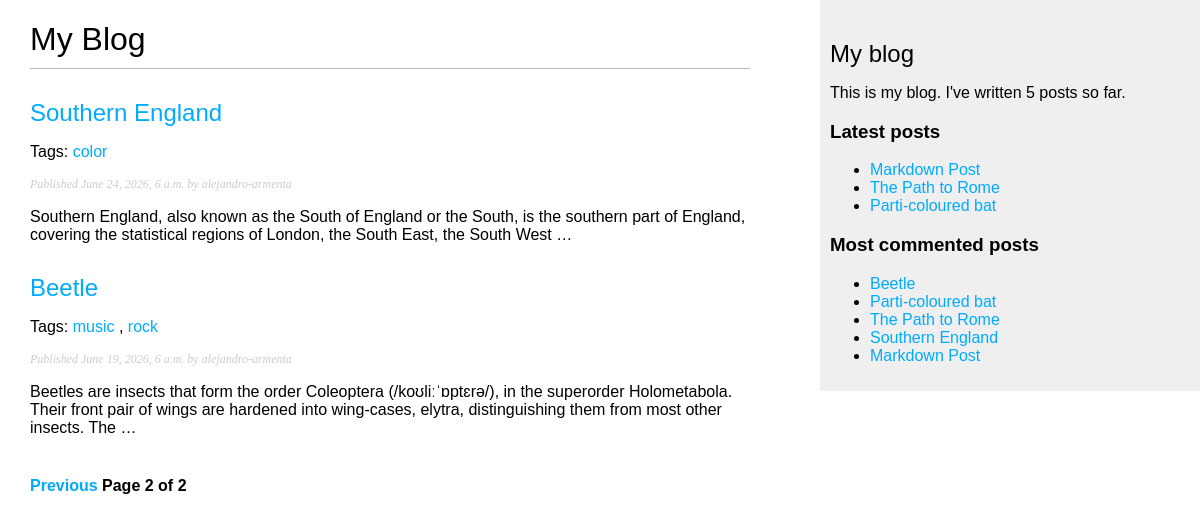
Screenshot of /blog/?page=2 with the database file from the repository.
### blog/models.py (models this page shows, shortened)
class Post(models.Model):
    class Status(models.TextChoices):
        DRAFT = "DF", "Draft"
        PUBLISHED = "PB", "Published"
    title = models.CharField(max_length=250)
    slug = models.SlugField(max_length=250, unique_for_date="publish")
    author = models.ForeignKey(
        settings.AUTH_USER_MODEL, on_delete=models.CASCADE, related_name="blog_posts"
    )
    body = models.TextField()
    publish = models.DateTimeField(default=timezone.now)
    created = models.DateTimeField(auto_now_add=True)
    updated = models.DateTimeField(auto_now=True)
    status = models.CharField(max_length=2, choices=Status, default=Status.DRAFT)
    objects = models.Manager()
    published = PublishedManager()
    tags = TaggableManager()
    class Meta:
        ordering = ["-publish"]
        indexes = [models.Index(fields=["-publish"])]
    def get_absolute_url(self):
        return reverse(
            "blog:post_detail",
            args=[
                self.publish.year,
                self.publish.month,
                self.publish.day,
                self.slug,
            ],
        )

### blog/views.py (the view)
# urls.py: path("", views.post_list, name="post_list"),
def post_list(request, tag_slug=None):
    post_list = Post.published.all()
    tag = None
    if tag_slug:
        tag = get_object_or_404(
            Tag,
            slug=tag_slug,
        )
        post_list = post_list.filter(tags__in=[tag])
    paginator = Paginator(post_list, 3)
    number = request.GET.get("page", 1)
    try:
        posts = paginator.page(number)
    except PageNotAnInteger:
        posts = paginator.page(1)
    except EmptyPage:
        posts = paginator.page(paginator.num_pages)
    return render(request, "blog/post/list.html", {"posts": posts, "tag": tag})

### blog/models.py (called while the page is built)
    def get_queryset(self):
        return super().get_queryset().filter(status=Post.Status.PUBLISHED)

### blog/templatetags/blog_tags.py (called while the page is built)
@register.filter(name="markdown")
def markdown_format(text):
    return mark_safe(markdown.markdown(text))

@register.simple_tag
def total_posts():
    return Post.published.count()

@register.inclusion_tag("blog/post/latest_posts.html")
def show_latest_posts(count=5):
    latest_posts = Post.published.order_by("-publish")[:count]
    return {"latest_posts": latest_posts}

@register.simple_tag
def get_most_commented_posts(count=5):
    return Post.published.annotate(total_comments=Count("comments")).order_by(
        "-total_comments"
    )[:count]

### blog/templates/blog/post/list.html (shortened to what this page needs)
{% extends "blog/base.html" %}
{% load blog_tags %}
{% block content %}
    <h1>My Blog</h1>
    {% for post in posts %}
        <h2>
            <a href="{{ post.get_absolute_url }}">
                {{ post.title }}
            </a>
        </h2>
        <p class="tags">
            Tags:
            {% for tag in post.tags.all %}
                <a href="{% url 'blog:post_list_by_tag' tag.slug %}">
                    {{ tag.name }}
                </a>
                {% if not forloop.last %},{% endif %}
            {% endfor %}
        </p>
        <p class="date">
            Published {{ post.publish }} by {{ post.author }}
        </p>
        {{ post.body|markdown|truncatewords_html:30 }}
    {% endfor %}
    {% include "pagination.html" with page=posts %}
{% endblock %}

### blog/templates/blog/base.html (shortened to what this page needs)
{% load blog_tags %}
{% load static %}
<!doctype html>
<html>
<head>
    <link href="{% static 'css/blog.css'%}" rel="stylesheet">
</head>
<body>
    <div id="content">
        {% block content %}
        {% endblock %}
    </div>
    <div id="sidebar">
        <h2>My blog</h2>
        <p>
            This is my blog.
            I've written {% total_posts %} posts so far.
        </p>
        <h3>Latest posts</h3>
        {% show_latest_posts 3 %}
        <h3>Most commented posts</h3>
        {% get_most_commented_posts as ale %}
        <ul>
            {% for post in ale %}
                <li>
                    <a href="{{ post.get_absolute_url }}">{{ post.title }}</a>
                </li>
            {% endfor %}
        </ul>
    </div>
</body>
</html>

### blog/templates/blog/post/latest_posts.html
<ul>
    {% for post in latest_posts %}
        <li>
            <a href="{{ post.get_absolute_url }}">{{ post.title }}</a>
        </li>
    {% endfor %}
</ul>

### blog/static/css/blog.css (style rules this page uses)
body { margin:0; padding:0; font-family:helvetica, sans-serif; }
a { color:#00abff; text-decoration:none; }
h1 { font-weight:normal; border-bottom:1px solid #bbb; padding:0 0 10px 0; }
h2 { font-weight:normal; margin:30px 0 0; }
#content { float:left; width:60%; padding:0 0 0 30px; }
#sidebar { float:right; width:30%; padding:10px; background:#efefef; height:100%; }
p.date { color:#ccc; font-family: georgia, serif; font-size: 12px; font-style: italic; }

### rows the page displays
Post: title "Southern England", publish "June 24, 2026, 6 a.m.", author "alejandro-armenta", body "Southern England, also known as the South of England or the South, is the southern part of England, covering the statistical regions of London, the South East, the South West …"
Tag: name "color"
Post: title "Beetle", publish "June 19, 2026, 6 a.m.", author "alejandro-armenta", body "Beetles are insects that form the order Coleoptera (/koʊliːˈɒptɛrə/), in the superorder Holometabola. Their front pair of wings are hardened into wing-cases, elytra, distinguishing them from most other insects. The …"
Tag: name "music"
Tag: name "rock"
Post: title "Markdown Post"
Post: title "The Path to Rome"
Post: title "Parti-coloured bat"

### other values shown
{{ page.number }} "2"
{{ page.paginator.num_pages }} "2"
